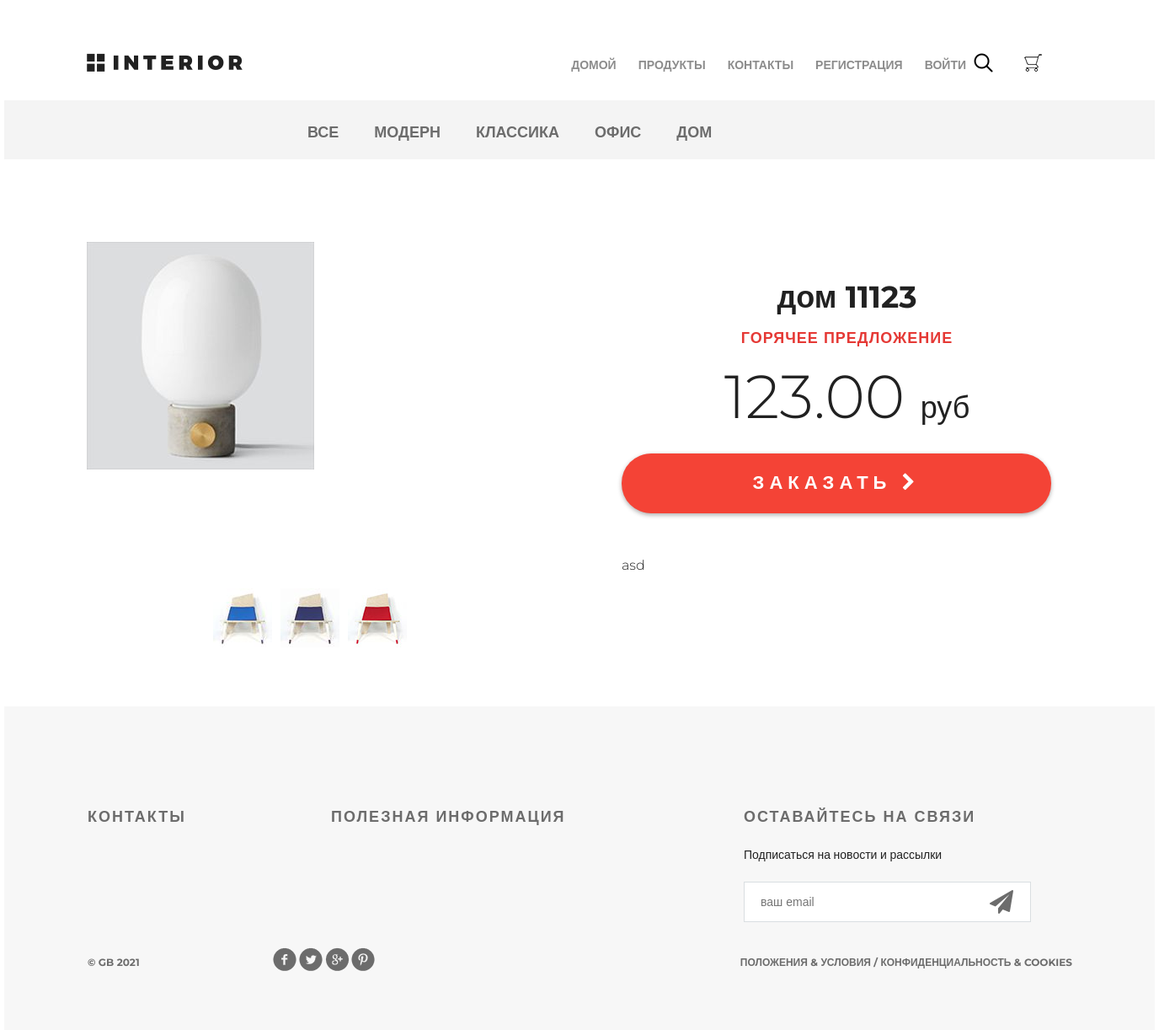
The page /products/product/1 on the database its author committed.
### mainapp/models.py (models this page shows, shortened)
class ProductCategory(models.Model):
    name = models.CharField(max_length=64, unique=True, verbose_name='название')
    description = models.TextField(verbose_name='описание')
    is_active = models.BooleanField(default=True)
    class Meta:
        verbose_name = 'категория'
        verbose_name_plural = 'категории'
        ordering = ('-id',)

class Product(models.Model):
    category = models.ForeignKey(ProductCategory, on_delete=models.CASCADE, verbose_name='категория')
    name = models.CharField(max_length=128, verbose_name='название')
    image = models.ImageField(upload_to='products', blank=True, verbose_name='картинка')
    short_desc = models.CharField(max_length=255, verbose_name='краткое описание')
    description = models.TextField(verbose_name='описание')
    price = models.DecimalField(decimal_places=2, max_digits=10, default=0, verbose_name='цена')
    quantity = models.PositiveSmallIntegerField(default=0, verbose_name='количество')
    is_active = models.BooleanField(default=True)

### mainapp/views.py (the view)
# urls.py: path('product/<int:pk>', mainapp.product, name='product')
def product(request, pk):
    links_menu = ProductCategory.objects.all()
    context = {
        'product': get_object_or_404(Product, pk=pk),
        'links_menu': links_menu
    }
    return render(request, 'mainapp/product.html', context)

### mainapp/context_processors.py (called while the page is built)
def basket(request):
    basket_items = []
    if request.user.is_authenticated:
        basket_items = Basket.objects.filter(user=request.user)
    return {
        'basket': basket_items
    }

### mainapp/templates/mainapp/product.html (shortened to what this page needs)
{% extends 'mainapp/base.html' %}
{% load static %}
{% block menu %}
    <div class="hero-white">
        <div class="header clearfix">
            {% include 'mainapp/includes/inc_main_menu.html' %}
        </div>
    </div>
{% endblock %}
{% block content %}
    <div class="details">
        <div class="links clearfix">
            {% include 'mainapp/includes/inc_categories_menu.html' %}
        </div>
        <div class="details-products">
            <div class="details-slider">
                <div class="slider-product">
                    <img src="/media/{{ product.image }}">
                </div>
                <div class="slider-control">
                    <div class="block">
                        <a href="#"><img src="{% static 'img/controll.jpg' %}" alt="">
                        </a>
                    </div>
                    <div class="block">
                        <a href="#"><img src="{% static 'img/controll1.jpg' %}" alt="">
                        </a>
                    </div>
                    <div class="block">
                        <a href="#"><img src="{% static 'img/controll2.jpg' %}" alt="">
                        </a>
                    </div>
                </div>
            </div>
            <div class="description">
                <h3 class="big-bold">{{ product.name }}</h3>
                <h3 class="red">горячее предложение</h3>
                <p class="price"> {{ product.price|floatformat:2 }} <span>руб</span></p>
                <a href="{% url 'basket:add' product.pk %}" class="red-button">
                    заказать <i class="fa fa-chevron-right" aria-hidden="true"></i>
                </a>
                <div class="description-text">
                    <p>{{ product.short_desc }} </p>
                </div>
            </div>
        </div>
    </div>
{% endblock %}

### mainapp/templates/mainapp/includes/inc_categories_menu.html (shortened to what this page needs)
<ul class="links-menu">
    <li><a href="{% url 'products:category' 0 %}">Все</a> </li>
    {% for link_item in links_menu %}
        <li><a
                href="{% url 'products:category' link_item.pk %}"
        >{{ link_item.name }}</a></li>
    {% endfor %}
</ul>

### static/css/style.css (style rules this page uses)
* { margin: 0; padding: 0; }
body { font-family: 'Montserrat', sans-serif; }
html, body { height: 100%; }
.slider-control .block a img { width: 70px; }
.clearfix:after { content: ""; display: block; clear: both; }
.big-bold { color: #212121; font-size: 36px; font-weight: 700; text-align: left; margin-bottom: 24px; line-height: 36px; }
.red { text-transform: uppercase; color: #e53935; font-size: 18px; font-weight: 700; text-align: left; letter-spacing: 1px; line-height: 17px; margin-bottom: 22px; }
.hero-white { background-color: #fff; height: 119px; padding-left: 98px; padding-right: 211px; position: relative; }
.links { height: 70px; background-color: #f4f4f4; position: relative; padding-left: 360px; }
.links-menu { margin: 27px auto 0px; position: absolute; }
.links-menu li { float: left; list-style-type: none; padding-right: 42px; }
.links-menu li a { text-decoration: none; color: #6c6c6c; font-size: 18px; font-weight: 700; text-transform: uppercase; }
.details-products { padding-left: 98px; padding-right: 98px; margin-top: 98px; height: 551px; }
.details-slider { width: 570px; float: left; margin-right: 30px; }
.slider-product { width: 570px; height: 400px; }
.slider-control { width: 420px; height: 70px; margin: 11px auto 0px; padding-left: 150px }
.slider-control .block { height: 70px; width: 70px; position: relative; float: left; margin-right: 10px; }
.description { width: 535px; float: right; padding-left: 35px }
.description .big-bold { color: #212121; font-size: 36px; font-weight: 700; text-align: center; margin-top: 47px; margin-bottom: 0px; }
.description .red { text-transform: uppercase; color: #e53935; font-size: 18px; font-weight: 700; text-align: center; letter-spacing: 1px; line-height: 17px; margin-top: 23px; margin-bottom: 36px; }
.description .price { color: #212121; font-size: 72px; font-weight: 300; line-height: 48px; text-align: center; }
.description .price span { color: #212121; font-size: 36px; font-weight: 300; line-height: 48px; text-align: center; }
.red-button { display: block; height: 71px; width: 510px; border-radius: 35px; background-color: #f44336; text-align: center; text-transform: uppercase; text-decoration: none; color: #ffffff; font-size: 22px; font-weight: 700; line-height: 24px; box-shadow: 0px 2px 4.85px 0.15px rgba(33, 33, 33, 0.35); line-height: 70px; letter-spacing: 6px; margin-top: 31px; }
.description-text { margin-top: 50px; color: #212121; font-size: 16px; font-weight: 300; line-height: 24px; text-align: left; }
.description-text p { margin-bottom: 0.5em; }

### rows shown on the page
ProductCategory: name "МОДЕРН"
ProductCategory: name "КЛАССИКА"
ProductCategory: name "ОФИС"
ProductCategory: name "ДОМ"
Product: image (picture), name "дом 11123", price "123.00", short_desc "asd"
